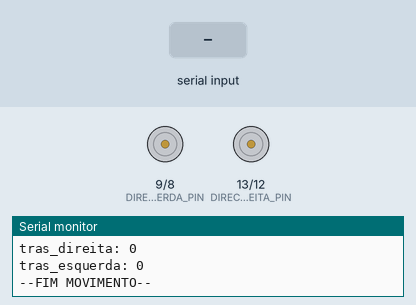
Recording of a sketch running on a simulated Arduino Mega 2560, built with avr-gcc and run on an emulated ATmega2560. Parts: motor-driver pin pairs drawn as motors (green arrow = first pin HIGH = forward, orange = second pin HIGH = backward, longer = more drive), the last lines printed to the serial monitor. Inputs (shaded band) come from the test bench.

Above: at 1.2 s.
1.3 s: "49:E7:7D:39" received over the second serial link
At 2.53 s:
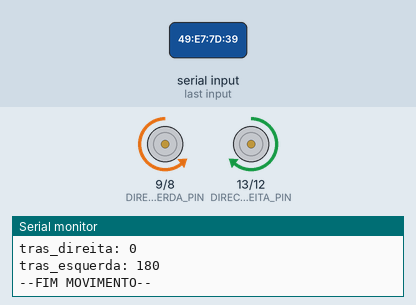
4.3 s: "F" received over the second serial link
At 5.33 s:
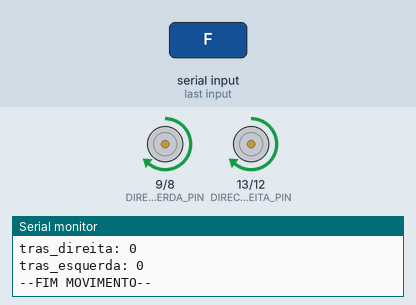
6.9 s: "T" received over the second serial link
At 7.07 s:
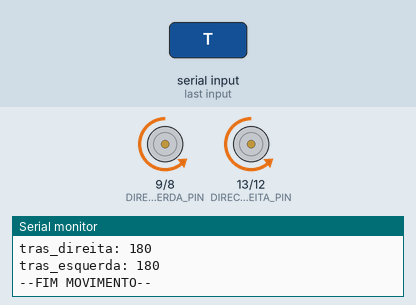
Timing chart, 0 to 9.9 s (numbered marks = the images above; inputs shaded):
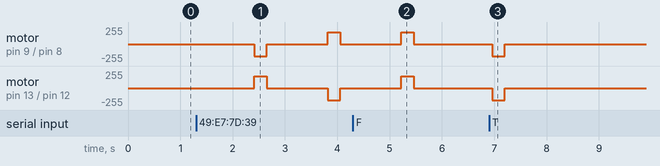

Measured:
- after the input at 4.3 s, motor on pin 9 (DIRECAO_FRENTE_ESQUERDA_PIN) / pin 8 (DIRECAO_TRAS_ESQUERDA_PIN), motor on pin 13 (DIRECAO_FRENTE_DIREITA_PIN) / pin 12 (DIRECAO_TRAS_DIREITA_PIN): stopped → forward 180/255 after 0.92 s, → stopped 0.24 s later
- after the input at 6.9 s, motor on pin 9 (DIRECAO_FRENTE_ESQUERDA_PIN) / pin 8 (DIRECAO_TRAS_ESQUERDA_PIN), motor on pin 13 (DIRECAO_FRENTE_DIREITA_PIN) / pin 12 (DIRECAO_TRAS_DIREITA_PIN): stopped → backward 180/255 after 0.06 s, → stopped 0.24 s later

The sketch:

arduino.ino
```cpp
#include <SoftwareSerial.h>  //BLUETOOTH
#include <Wire.h>            //RFID
#include <SPI.h>             //RFID
#include <MFRC522.h>         //RFID, precisou ativar na IDE em tools>Library
#include<string.h>

const int ARDUINO_VELOCIDADE = 9600;       // Velocidade de operação arduino
const int RFID_CHIP_SELECT_PIN = 53;       // RFID pino sda
const int RFID_RESET_POWER_DOWN_PIN = 47;  // RFID pino reset
const int BLUETOOTH_RX_PIN = 10;           // Bluetooth pino RX (receive)
const int BLUETOOTH_TX_PIN = 11;           // Bluetooth pino TX (transmit)

const int DIRECAO_FRENTE_DIREITA_PIN = 13;
const int DIRECAO_FRENTE_ESQUERDA_PIN = 9;
const int DIRECAO_TRAS_DIREITA_PIN = 12;
const int DIRECAO_TRAS_ESQUERDA_PIN = 8;

const int VELOCIDADE_RODA_ESQUERDA = 180;  // MAX 255
const int VELOCIDADE_RODA_DIREITA = 180;   // MAX 255

MFRC522 RFID(RFID_CHIP_SELECT_PIN, RFID_RESET_POWER_DOWN_PIN);  // Passagem pinos para a biblioteca
SoftwareSerial BLUETOOTH(BLUETOOTH_RX_PIN, BLUETOOTH_TX_PIN);   // RX, TX ## Ligação invetida

String texto_recebido = "";               // String para tratar/criar os texto de comunicacao do bluetooth/serial arduino
unsigned long tempo_ultimo_caracter = 0;  // Medida de tempo para delays

void moverRobo(int frente_direita = LOW, int frente_esquerda = LOW, int tras_direita = LOW, int tras_esquerda = LOW) {
  Serial.println("\n--MOVIMENTO");
  Serial.print("frente_direita: ");
  Serial.print(frente_direita);
  Serial.print("\nfrente_esquerda: ");
  Serial.print(frente_esquerda);
  Serial.print("\ntras_direita: ");
  Serial.print(tras_direita);
  Serial.print("\ntras_esquerda: ");
  Serial.print(tras_esquerda);
  Serial.println("\n--FIM MOVIMENTO--");

  analogWrite(DIRECAO_FRENTE_DIREITA_PIN, frente_direita);
  analogWrite(DIRECAO_FRENTE_ESQUERDA_PIN, frente_esquerda);
  analogWrite(DIRECAO_TRAS_DIREITA_PIN, tras_direita);
  analogWrite(DIRECAO_TRAS_ESQUERDA_PIN, tras_esquerda);
}

void enviarLetraLida(String id_dispositivo) {
  id_dispositivo.toUpperCase();

  if (id_dispositivo.indexOf("33:A2:CC:06") >= 0) {
    BLUETOOTH.write("letra: A");
    return;
  }

  if (id_dispositivo.indexOf("49:E7:7D:39") >= 0) {
    BLUETOOTH.write("letra: E");
    return;
  }

  if (id_dispositivo.indexOf("A3:C7:4B:A7") >= 0) {
    BLUETOOTH.write("letra: I");
    return;
  }

  if (id_dispositivo.indexOf("0C:9D:51:C3") >= 0) {
    BLUETOOTH.write("letra: O");
    return;
  }

  if (id_dispositivo.indexOf("0C:C5:4D:49") >= 0) {
    BLUETOOTH.write("letra: U");
    return;
  }

  BLUETOOTH.write("CARTÃO NÃO CADASTRADO\n");
}

void setup() {
  // RFID
  Wire.begin();
  SPI.begin();
  RFID.PCD_Init();

  // Comunicacao bluetooth
  BLUETOOTH.begin(ARDUINO_VELOCIDADE);
  Serial.begin(ARDUINO_VELOCIDADE);

  // CONFIGURAÇÃO DOS PINOS DA PONTE-H
  pinMode(DIRECAO_FRENTE_DIREITA_PIN, OUTPUT);
  pinMode(DIRECAO_FRENTE_ESQUERDA_PIN, OUTPUT);
  pinMode(DIRECAO_TRAS_DIREITA_PIN, OUTPUT);
  pinMode(DIRECAO_TRAS_ESQUERDA_PIN, OUTPUT);

  // DEIXANDO OS MOTORES PARADOS
  moverRobo();
}

void lerBluetooth() {
  if (!BLUETOOTH.available())
    return;

  char caracter = BLUETOOTH.read();

  switch (toupper(caracter)) {
    case 'F':  // ANDAR PRA FRENTE
      moverRobo(VELOCIDADE_RODA_DIREITA, VELOCIDADE_RODA_ESQUERDA);
      break;
    case 'D':  // VIRAR PRA DIREITA
      moverRobo(LOW, VELOCIDADE_RODA_DIREITA, VELOCIDADE_RODA_ESQUERDA, LOW);
      break;
    case 'E':  // VIRAR PRA ESQUERDA
      moverRobo(VELOCIDADE_RODA_DIREITA, LOW, LOW, VELOCIDADE_RODA_ESQUERDA);
      break;
    case 'T':  // ANDAR PRA TRAS
      moverRobo(LOW, LOW, VELOCIDADE_RODA_DIREITA, VELOCIDADE_RODA_ESQUERDA);
      break;
    default:  // PARADO
      moverRobo();
      break;
  }

  delay(200);
  moverRobo();

  Serial.println(caracter);
}

void lerRFID() {
  if (!RFID.PICC_IsNewCardPresent() || !RFID.PICC_ReadCardSerial())
    return;

  moverRobo();

  String id_dispositivo = "";
  for (byte i = 0; i < 4; i++) {
    id_dispositivo += RFID.uid.uidByte[i] < 0x10 ? "0" : "";
    id_dispositivo += String(RFID.uid.uidByte[i], HEX);
    id_dispositivo += i != 3 ? ":" : "";
  }
  id_dispositivo.toUpperCase();

  enviarLetraLida(id_dispositivo);

  RFID.PICC_HaltA();       // Parar de ler o cartao
  RFID.PCD_StopCrypto1();  // parada da criptografia no pcd
}

void loop() {
  lerRFID();
  lerBluetooth();
}
```
